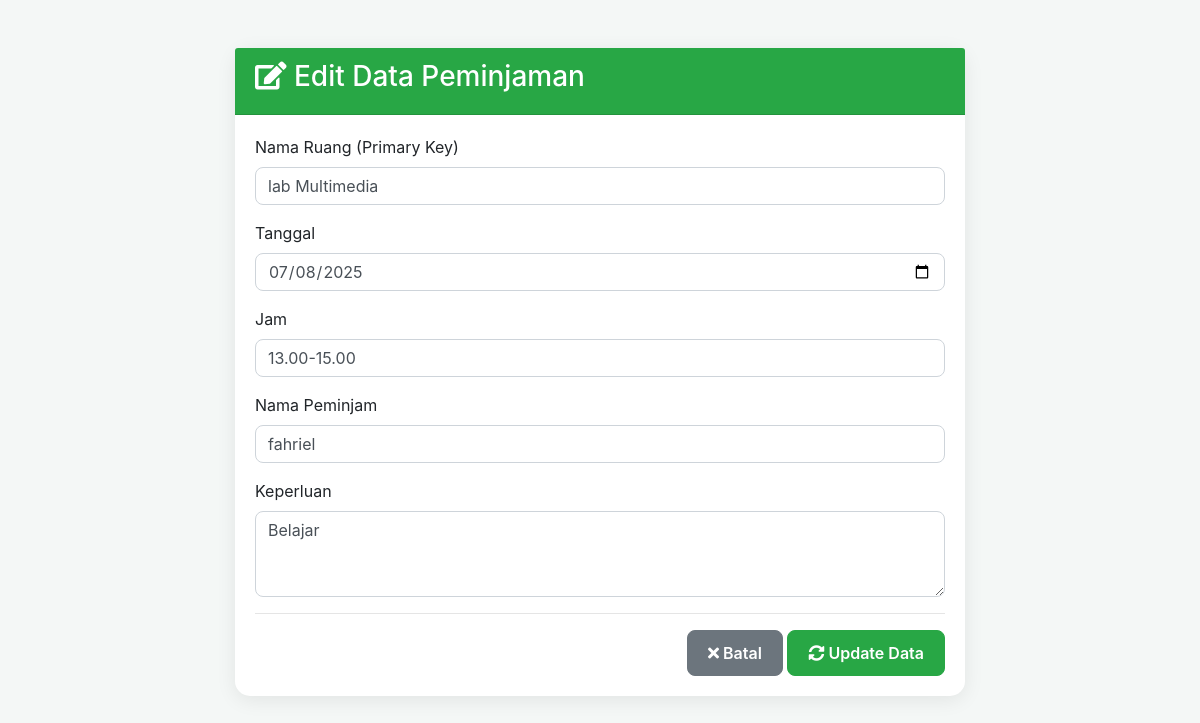
The page /edit_booking.php?nama_ruang=lab Multimedia on the database its author committed.
### tables this page shows
CREATE TABLE `status_booking` (
  `nama_ruang` varchar(30) NOT NULL,
  `tanggal` varchar(30) NOT NULL,
  `jam` varchar(13) NOT NULL,
  `nama_user` varchar(50) NOT NULL,
  `keperluan` varchar(100) NOT NULL
);

### edit_booking.php (the view, shortened to what this page needs)
<?php
include 'config.php';
$message = '';
$row = [];
if (isset($_GET['nama_ruang'])) {
    $nama_ruang_from_url = $_GET['nama_ruang'];
    $sql_select = "SELECT * FROM status_booking WHERE nama_ruang = ?";
    if ($stmt_select = mysqli_prepare($conn, $sql_select)) {
        mysqli_stmt_bind_param($stmt_select, "s", $nama_ruang_from_url);
        mysqli_stmt_execute($stmt_select);
        $result = mysqli_stmt_get_result($stmt_select);
        $row = mysqli_fetch_assoc($result);
    } else {
        die("Error: Query SELECT gagal disiapkan.");
    }
} else {
    $message = '<div class="alert alert-warning">Nama Ruang tidak ditemukan di URL.</div>';
}
?>
<!DOCTYPE html>
<html lang="id">
<head>
    <link rel="stylesheet" href="https://cdn.jsdelivr.net/npm/bootstrap@4.5.2/dist/css/bootstrap.min.css">
    <link rel="stylesheet" href="https://cdnjs.cloudflare.com/ajax/libs/font-awesome/5.15.4/css/all.min.css">
</head>
<body>
<div class="container mt-5 mb-5">
    <div class="row justify-content-center">
        <div class="col-md-8">
            <div class="card">
                <div class="card-header">
                    <h3><i class="fas fa-edit"></i> Edit Data Peminjaman</h3>
                </div>
                <div class="card-body">
                    <?php if (!empty($row)): ?>
                    <form action="edit_booking.php?nama_ruang=<?= urlencode($row['nama_ruang']); ?>" method="post">
                        <div class="form-group">
                            <label for="nama_ruang">Nama Ruang (Primary Key)</label>
                            <input type="text" class="form-control" id="nama_ruang" name="nama_ruang" value="<?= htmlspecialchars($row['nama_ruang']); ?>" required>
                        </div>
                        <div class="form-group">
                            <label for="tanggal">Tanggal</label>
                            <input type="date" class="form-control" id="tanggal" name="tanggal" value="<?= htmlspecialchars($row['tanggal']); ?>" required>
                        </div>
                        <div class="form-group">
                            <label for="jam">Jam</label>
                            <input type="text" class="form-control" id="jam" name="jam" value="<?= htmlspecialchars($row['jam']); ?>" placeholder="Contoh: 09:00 - 11:00" required>
                        </div>
                        <div class="form-group">
                            <label for="nama_user">Nama Peminjam</label>
                            <input type="text" class="form-control" id="nama_user" name="nama_user" value="<?= htmlspecialchars($row['nama_user']); ?>" required>
                        </div>
                        <div class="form-group">
                            <label for="keperluan">Keperluan</label>
                            <textarea class="form-control" id="keperluan" name="keperluan" rows="3" required><?= htmlspecialchars($row['keperluan']); ?></textarea>
                        </div>
                        <hr>
                        <div class="text-right">
                             <a href="laporan_peminjaman.php" class="btn btn-secondary">
                                <i class="fas fa-times"></i> Batal
                            </a>
                            <button type="submit" class="btn btn-success">
                                <i class="fas fa-sync-alt"></i> Update Data
                            </button>
                        </div>
                    </form>
                    <?php elseif(empty($message)): ?>
                        <div class="alert alert-danger">Memuat data gagal atau data tidak ditemukan.</div>
                        <a href="index.php?po=booking" class="btn btn-primary"><i class="fas fa-arrow-left"></i> Kembali</a>
                    <?php endif; ?>
                </div>
            </div>
        </div>
    </div>
</div>
</body>
</html>

### edit_booking.php (style rules this page uses)
body { background-color: #f4f7f6; }
.card { border-radius: 15px; border: none; box-shadow: 0 4px 20px rgba(0,0,0,0.08); animation: fadeInUp 0.5s ease-out forwards; }
.card-header { background-color: #28a745; color: white; border-top-left-radius: 15px; border-top-right-radius: 15px; font-weight: 600; }
.form-control { border-radius: 8px; }
.btn { border-radius: 8px; font-weight: 600; padding: 10px 20px; }

### rows shown on the page
status_booking: nama_ruang "lab Multimedia", tanggal "07/08/2025", jam "13.00-15.00", nama_user "fahriel", keperluan "Belajar"
